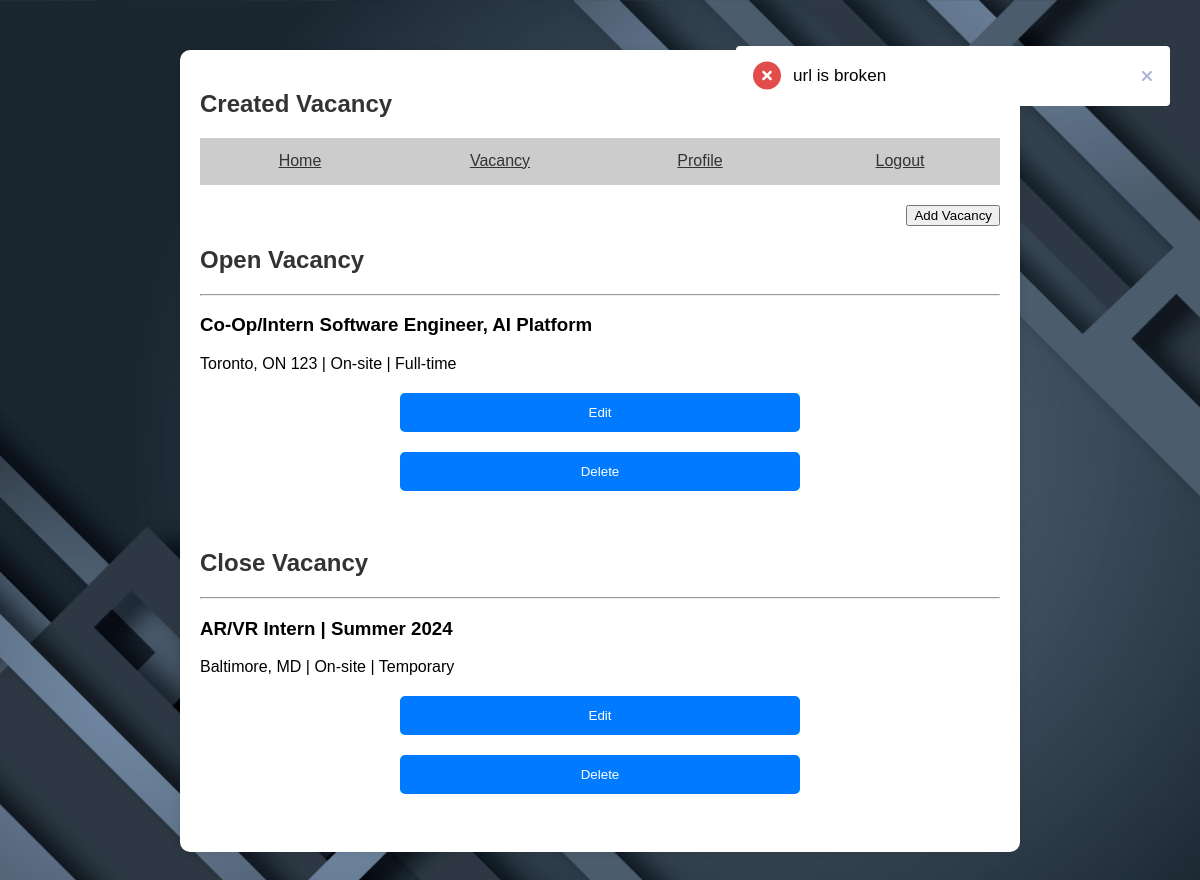
Screenshot of /company_vacancy.php?code=400&message=url_is_broken (signed in) with the database file from the repository.
### tables this page shows
CREATE TABLE `vacancy` (
  `id` varchar(100) NOT NULL,
  `title` varchar(100) NOT NULL,
  `location` varchar(100) NOT NULL,
  `description` varchar(10000) NOT NULL,
  `workplace_type` varchar(100) NOT NULL,
  `job_type` varchar(100) NOT NULL,
  `status` varchar(100) NOT NULL,
  `company_id` varchar(100) NOT NULL
);

### util.php (called while the page is built, shortened)
<?php
function getSessionEmail()
{
    return $_SESSION['email'];
}

### App/DB.php (called while the page is built, shortened)
<?php
class DB
{
    private $host = 'localhost';
    private $user = 'root';
    private $pass = '';
    private $dbname = 'internmatchv2';
    public function connect(): PDO
    {
        $conn_str = "mysql:host=$this->host;dbname=$this->dbname";
        $conn = new PDO($conn_str, $this->user, $this->pass);
        $conn->setAttribute(PDO::ATTR_ERRMODE, PDO::ERRMODE_EXCEPTION);
        return $conn;
    }
    public function fetchAllRow($sql, array $params = []): bool|array
    {
        $conn = $this->connect();
        $stmt = $conn->prepare($sql);
        $stmt->execute();
        return $stmt->fetchAll(PDO::FETCH_OBJ);
    }
}

### company_util.php (called while the page is built, shortened)
<?php
$db = new DB();
function fetchCompanyVacancy($company_id, $search=''): bool|string
{
    global $db;
    $sql = "SELECT * FROM vacancy WHERE company_id='$company_id' AND title LIKE '%$search%';;";
    $customers = $db->fetchAllRow($sql);
    return json_encode($customers);
}

### company_vacancy.php (the view, shortened to what this page needs)
<?php
require __DIR__ . '/util.php';
require __DIR__ . '/company_util.php';
$searchKeyword = "";
?>
<!DOCTYPE html>
<html lang="en">
<head>
    <link rel="stylesheet" href="https://cdnjs.cloudflare.com/ajax/libs/font-awesome/6.2.1/css/all.min.css">
    <link rel="stylesheet" href="css/toast.css">
    <link rel="stylesheet" href="css/mainstyles.css">
</head>
<body>
<ul class="notifications"></ul>
<div class="container">
    <h2>Created Vacancy</h2>
    <div class="tabs">
        <a href="company_dashboard.php" class="tablink">Home</a>
        <a href="company_vacancy.php" class="tablink">Vacancy</a>
        <a href="company_profile.php" class="tablink">Profile</a>
        <a href="/api/logout" class="tablink">Logout</a>
    </div>
    <div class="vacancy-list">
        <p style="text-align: right">
            <a href="company_add_vacancy.php"><button>Add Vacancy</button></a>
        </p>
        <h2>Open Vacancy</h2>
        <hr>
        <?php
        $vacancies = json_decode(fetchCompanyVacancy(getSessionEmail(), $searchKeyword), associative: true);
        foreach($vacancies as $vacancy) {
            $id = $vacancy["id"];
            $title = $vacancy["title"];
            $location = $vacancy["location"];
            $description = $vacancy["description"];
            $workplace_type = $vacancy["workplace_type"];
            $job_type = $vacancy["job_type"];
            $status = $vacancy["status"];
            if($status === "Close")
                continue;
            echo "<div class=\"vacancy\">
                <div class=\"vacancy-info\">
                    <h3>$title</h3>
                    <p>$location | $workplace_type | $job_type</p>
                    <form action='company_edit_vacancy.php' method='post'>
                        <input type='hidden' name='id' value='$id'>
                        <input type='hidden' name='title' value='$title'>
                        <input type='hidden' name='location' value='$location'>
                        <input type='hidden' name='description' value='$description'>
                        <input type='hidden' name='workplace_type' value='$workplace_type'>
                        <input type='hidden' name='job_type' value='$job_type'>
                        <input type='hidden' name='status' value='$status'>
                        <button type='submit'>Edit</button>
                    </form>
                    <form action='/api/company/vacancy/remove' method='post'>
                        <input type='hidden' name='id' value='$id'>
                        <button type='submit'>Delete</button>
                    </form>
                </div>
            </div>
			<br>";
        }
        ?>
        <h2>Close Vacancy</h2>
        <hr>
        <?php
        $vacancies = json_decode(fetchCompanyVacancy(getSessionEmail(), $searchKeyword), associative: true);
        foreach($vacancies as $vacancy) {
            $id = $vacancy["id"];
            $title = $vacancy["title"];
            $location = $vacancy["location"];
            $description = $vacancy["description"];
            $workplace_type = $vacancy["workplace_type"];
            $job_type = $vacancy["job_type"];
            $status = $vacancy["status"];
            if($status === "Open")
                continue;
            echo "<div class=\"vacancy\">
                <div class=\"vacancy-info\">
                    <h3>$title</h3>
                    <p>$location | $workplace_type | $job_type</p>
                    <form action='company_edit_vacancy.php' method='post'>
                        <input type='hidden' name='id' value='$id'>
                        <input type='hidden' name='title' value='$title'>
                        <input type='hidden' name='location' value='$location'>
                        <input type='hidden' name='description' value='$description'>
                        <input type='hidden' name='workplace_type' value='$workplace_type'>
                        <input type='hidden' name='job_type' value='$job_type'>
                        <input type='hidden' name='status' value='$status'>
                        <button type='submit'>Edit</button>
                    </form>
                    <form action='/api/company/vacancy/remove' method='post'>
                        <input type='hidden' name='id' value='$id'>
                        <button type='submit'>Delete</button>
                    </form>
                </div>
            </div>
			<br>";
        }
        ?>
    </div>
</div>
</body>
</html>

### css/toast.css (style rules this page uses)
:root { --dark: #34495E; --light: #ffffff; --success: #0ABF30; --error: #E24D4C; --warning: #E9BD0C; --info: #3498DB; }
.notifications { position: fixed; top: 30px; right: 20px; }

### css/mainstyles.css (style rules this page uses)
body { font-family: Arial, sans-serif; background-image: url('asset/img/wallpaper.jpg'); background-size: cover; background-position: center; margin: 0; padding: 0; }
.container { max-width: 800px; margin: 50px auto; padding: 20px; background-color: #fff; border-radius: 10px; box-shadow: 0 0 10px rgba(0, 0, 0, 0.1); }
h2 { color: #333; }
.tabs { overflow: hidden; border-bottom: 1px solid #ccc; margin-bottom: 20px; display: flex; }
.tablink { background-color: #ccc; flex: 1; border: none; outline: none; cursor: pointer; padding: 14px 20px; transition: background-color 0.3s; text-align: center; color: #333; }
button[type="submit"] { width: 50%; padding: 12px; background-color: #007bff; color: #fff; border: none; border-radius: 5px; cursor: pointer; transition: background-color 0.3s ease; display: block; margin: 20px auto; }

### rows the page displays
vacancy: title "Co-Op/Intern Software Engineer, AI Platform", location "Toronto, ON 123", workplace_type "On-site", job_type "Full-time"
vacancy: title "AR/VR Intern | Summer 2024", location "Baltimore, MD", workplace_type "On-site", job_type "Temporary"
